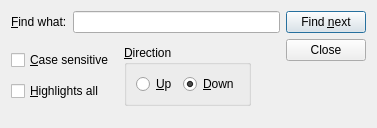
<?xml version="1.0" encoding="UTF-8"?>
<ui version="4.0">
 <class>Fb2Find</class>
 <widget class="QDialog" name="Fb2Find">
  <property name="geometry">
   <rect>
    <x>0</x>
    <y>0</y>
    <width>377</width>
    <height>128</height>
   </rect>
  </property>
  <property name="sizePolicy">
   <sizepolicy hsizetype="Minimum" vsizetype="Minimum">
    <horstretch>0</horstretch>
    <verstretch>0</verstretch>
   </sizepolicy>
  </property>
  <property name="windowTitle">
   <string>Find</string>
  </property>
  <layout class="QGridLayout" name="gridLayout" rowstretch="0,0,0,1" columnstretch="0,0,1,0">
   <property name="sizeConstraint">
    <enum>QLayout::SetMinimumSize</enum>
   </property>
   <item row="0" column="0" colspan="3">
    <layout class="QHBoxLayout" name="horizontalLayout1">
     <property name="sizeConstraint">
      <enum>QLayout::SetMinimumSize</enum>
     </property>
     <item>
      <widget class="QLabel" name="label">
       <property name="sizePolicy">
        <sizepolicy hsizetype="Preferred" vsizetype="Expanding">
         <horstretch>0</horstretch>
         <verstretch>0</verstretch>
        </sizepolicy>
       </property>
       <property name="text">
        <string>&amp;Find what:</string>
       </property>
       <property name="buddy">
        <cstring>editText</cstring>
       </property>
      </widget>
     </item>
     <item>
      <widget class="QLineEdit" name="editText"/>
     </item>
    </layout>
   </item>
   <item row="0" column="3" rowspan="4">
    <layout class="QVBoxLayout" name="verticalLayout2">
     <item>
      <widget class="QPushButton" name="btnFind">
       <property name="text">
        <string>Find &amp;next</string>
       </property>
       <property name="default">
        <bool>true</bool>
       </property>
      </widget>
     </item>
     <item>
      <widget class="QPushButton" name="btnClose">
       <property name="text">
        <string>Close</string>
       </property>
      </widget>
     </item>
     <item>
      <spacer name="verticallSpacer">
       <property name="orientation">
        <enum>Qt::Vertical</enum>
       </property>
       <property name="sizeType">
        <enum>QSizePolicy::Expanding</enum>
       </property>
       <property name="sizeHint" stdset="0">
        <size>
         <width>20</width>
         <height>40</height>
        </size>
       </property>
      </spacer>
     </item>
    </layout>
   </item>
   <item row="2" column="1">
    <widget class="QGroupBox" name="groupDirect">
     <property name="title">
      <string>&amp;Direction</string>
     </property>
     <layout class="QHBoxLayout" name="horizontalLayout3">
      <item>
       <widget class="QRadioButton" name="radioUp">
        <property name="text">
         <string>&amp;Up</string>
        </property>
       </widget>
      </item>
      <item>
       <widget class="QRadioButton" name="radioDown">
        <property name="text">
         <string>&amp;Down</string>
        </property>
        <property name="checked">
         <bool>true</bool>
        </property>
       </widget>
      </item>
     </layout>
    </widget>
   </item>
   <item row="2" column="0">
    <layout class="QVBoxLayout" name="verticalLayout">
     <item>
      <widget class="QCheckBox" name="checkCase">
       <property name="text">
        <string>&amp;Case sensitive </string>
       </property>
      </widget>
     </item>
     <item>
      <widget class="QCheckBox" name="checkHigh">
       <property name="text">
        <string>&amp;Highlights all</string>
       </property>
      </widget>
     </item>
    </layout>
   </item>
   <item row="2" column="2">
    <spacer name="horizontalSpacer">
     <property name="orientation">
      <enum>Qt::Horizontal</enum>
     </property>
     <property name="sizeType">
      <enum>QSizePolicy::Expanding</enum>
     </property>
     <property name="sizeHint" stdset="0">
      <size>
       <width>20</width>
       <height>40</height>
      </size>
     </property>
    </spacer>
   </item>
  </layout>
 </widget>
 <tabstops>
  <tabstop>editText</tabstop>
  <tabstop>checkCase</tabstop>
  <tabstop>checkHigh</tabstop>
  <tabstop>radioUp</tabstop>
  <tabstop>radioDown</tabstop>
  <tabstop>btnFind</tabstop>
  <tabstop>btnClose</tabstop>
 </tabstops>
 <resources/>
 <connections>
  <connection>
   <sender>btnClose</sender>
   <signal>clicked()</signal>
   <receiver>Fb2Find</receiver>
   <slot>close()</slot>
   <hints>
    <hint type="sourcelabel">
     <x>298</x>
     <y>53</y>
    </hint>
    <hint type="destinationlabel">
     <x>173</x>
     <y>60</y>
    </hint>
   </hints>
  </connection>
 </connections>
</ui>
